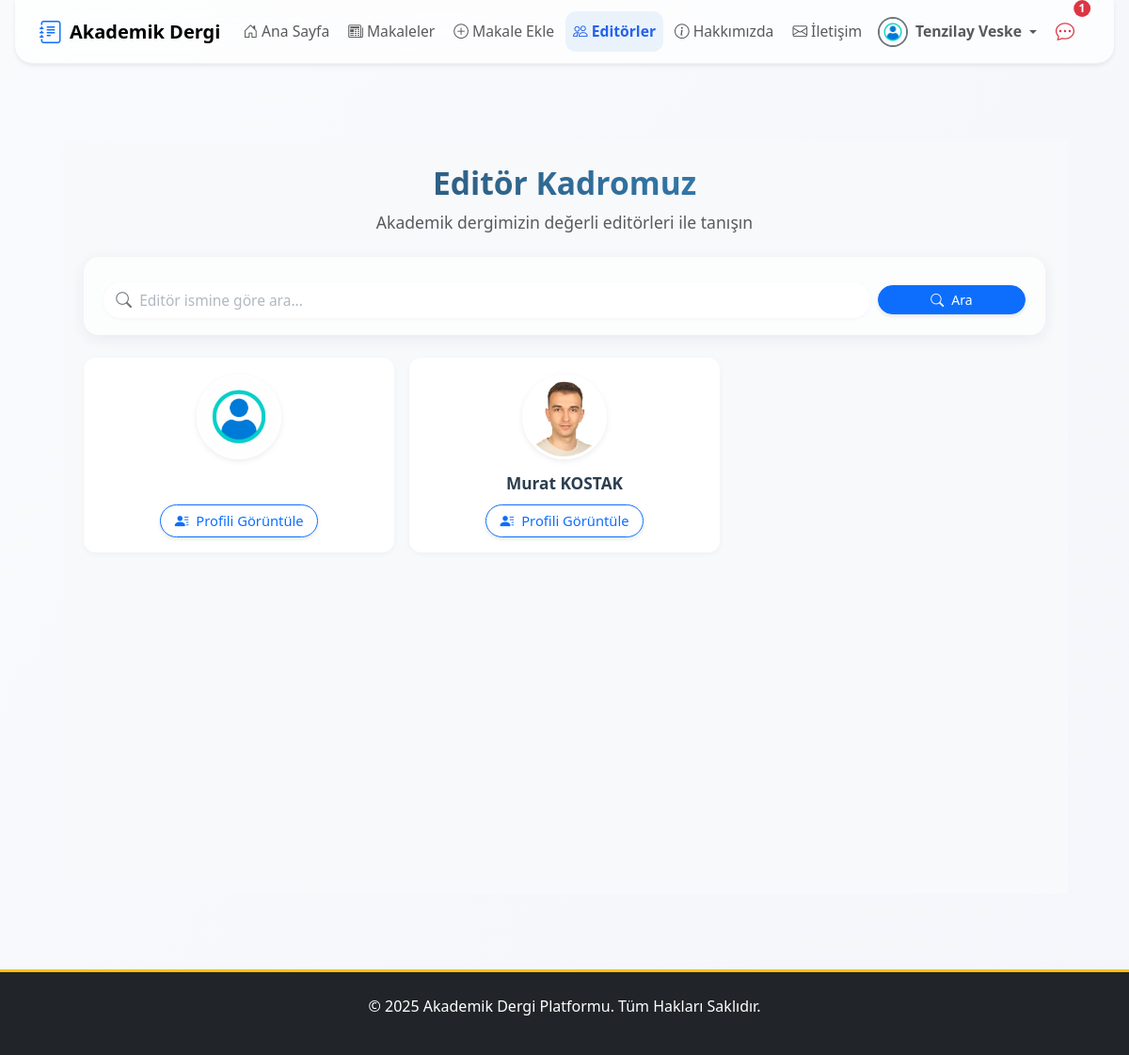
Page /editorler/ (signed in) on the committed database.
### apps/users/models.py (models this page shows, shortened)
class User(AbstractUser):
    email = models.EmailField(unique=True, verbose_name="E-posta Adresi")
    biyografi = models.TextField(blank=True, null=True, verbose_name="Biyografi")
    profile_resmi = models.ImageField(
        upload_to=profile_pic_path,
        default='profile_pics/default.png',
        verbose_name="Profil Resmi"
    )
    resume = models.FileField(
        upload_to=resume_path,
        blank=True,
        null=True,
        verbose_name="Özgeçmiş (PDF)"
    )
    is_editor = models.BooleanField(default=False, verbose_name="Editör Yetkisi")
    goster_editorler_sayfasinda = models.BooleanField(
        default=False,
        verbose_name="Editörler Sayfasında Gösterilsin mi?"
    )
    def get_full_name(self):
        return f"{self.first_name} {self.last_name}".strip()

### apps/pages/views.py (the view)
# urls.py: path('editorler/', EditorlerListView.as_view(), name='editorler'),
class EditorlerListView(ListView):
    model = User
    template_name = 'pages/editorler.html'
    context_object_name = 'editorler'
    paginate_by = 12 # Sayfa başına 12 editör göster
    def get_queryset(self):
        queryset = User.objects.filter(is_editor=True, goster_editorler_sayfasinda=True)
        query = self.request.GET.get('q')
        if query:
            queryset = queryset.filter(
                Q(first_name__icontains=query) | Q(last_name__icontains=query)
            )
        return queryset

### apps/core/context_processors.py (called while the page is built)
def notification_context(request):
    if not request.user.is_authenticated:
        return {}
    user = request.user
    context = {}
    if user.is_superuser:
        context['unread_messages_count'] = IletisimFormu.objects.filter(cevaplandi=False).count()
    else:
        context['unread_messages_count'] = 0
    if user.is_superuser or user.is_editor:
        context['draft_articles_count'] = Makale.objects.filter(goster_makaleler_sayfasinda=False).count()
    else:
        context['draft_articles_count'] = 0
    context['unread_notes_count'] = Makale.objects.filter(
        yazarlar__user_hesabi=user,
        admin_notu_okundu=False
    ).exclude(admin_notu__isnull=True).exclude(admin_notu__exact='').count()
    return context

### templates/pages/editorler.html (shortened to what this page needs)
{% extends "base.html" %}
{% block content %}
<div class="container-fluid py-4 editors-page">
    <div class="container">
        <div class="welcome-section text-center mb-4">
            <h2 class="fw-bold text-gradient mb-2" style="font-size:2.1rem;">Editör Kadromuz</h2>
            <p class="text-muted mb-0" style="font-size:1.1rem;">Akademik dergimizin değerli editörleri ile tanışın</p>
        </div>
        <div class="search-section mb-4">
            <div class="search-glass-card">
                <form method="get" class="row g-2 align-items-center m-0">
            <div class="col-md-10">
                        <div class="search-input-wrapper">
                            <span class="search-icon">
                                <i class="bi bi-search"></i>
                            </span>
                            <input type="text" name="q" class="form-control search-input"
                                   placeholder="Editör ismine göre ara..." value="{{ request.GET.q }}">
                        </div>
            </div>
            <div class="col-md-2 d-grid">
                        <button type="submit" class="btn btn-primary btn-sm rounded-pill">
                            <i class="bi bi-search me-2"></i>Ara
                        </button>
            </div>
        </form>
            </div>
    </div>
        <div class="row g-3">
        {% for editor in editorler %}
            <div class="col-lg-4 col-md-6">
                <div class="editor-card">
                    <div class="editor-image">
                        {% if editor.profile_resmi %}
                            <img src="{{ editor.profile_resmi.url }}" alt="{{ editor.get_full_name }}"
                                 class="rounded-circle" width="90" height="90">
                        {% else %}
                            <div class="no-image rounded-circle">
                                <i class="bi bi-person"></i>
                            </div>
                        {% endif %}
                    </div>
                    <div class="editor-info">
                        <h3 class="editor-name">{{ editor.get_full_name }}</h3>
                        <a href="{% url 'kullanici_profili' editor.username %}" class="btn btn-outline-primary btn-sm rounded-pill">
                            <i class="bi bi-person-lines-fill me-2"></i>Profili Görüntüle
                        </a>
                    </div>
                </div>
            </div>
            {% endfor %}
        </div>
    </div>
</div>
{% endblock %}

### templates/partials/_navbar.html (shortened to what this page needs)
{% load static %}
{% load form_tags %}
<nav class="navbar navbar-expand-lg navbar-light fixed-top navbar-glass shadow-sm">
    <div class="container position-relative">
        <a class="navbar-brand d-none d-lg-flex align-items-center me-3" href="{% url 'anasayfa' %}">
            <i class="bi bi-journal-text fs-4 me-2 text-primary"></i>
            <span>Akademik Dergi</span>
        </a>
        <div class="collapse navbar-collapse justify-content-between mobile-glass-menu" id="navbarNav">
            <ul class="navbar-nav me-auto mb-2 mb-lg-0 gap-lg-1 gap-2 mobile-menu-list">
                <li class="nav-item">
                    <a href="{% url 'anasayfa' %}" class="nav-link {% if request.resolver_match.url_name == 'anasayfa' %}active fw-bold{% endif %}">
                        <i class="bi bi-house-door me-1"></i>Ana Sayfa
                    </a>
                </li>
                <li class="nav-item">
                    <a href="{% url 'makale_list' %}" class="nav-link {% if request.resolver_match.url_name == 'makale_list' %}active fw-bold{% endif %}">
                        <i class="bi bi-newspaper me-1"></i>Makaleler
                    </a>
                </li>
                {% if user.is_authenticated and not user.is_superuser %}
                    <li class="nav-item">
                    <a href="{% url 'makale_ekle' %}" class="nav-link {% if request.resolver_match.url_name == 'makale_ekle' %}active fw-bold{% endif %}">
                        <i class="bi bi-plus-circle me-1"></i>Makale Ekle
                        </a>
                    </li>
                    {% endif %}
                <li class="nav-item">
                    <a href="{% url 'editorler' %}" class="nav-link {% if request.resolver_match.url_name == 'editorler' %}active fw-bold{% endif %}">
                        <i class="bi bi-people me-1"></i>Editörler
                    </a>
                </li>
                <li class="nav-item">
                    <a href="{% url 'hakkinda' %}" class="nav-link {% if request.resolver_match.url_name == 'hakkinda' %}active fw-bold{% endif %}">
                        <i class="bi bi-info-circle me-1"></i>Hakkımızda
                    </a>
                </li>
                        <li class="nav-item">
                    <a href="{% url 'iletisim' %}" class="nav-link {% if request.resolver_match.url_name == 'iletisim' %}active fw-bold{% endif %}">
                        <i class="bi bi-envelope me-1"></i>İletişim
                            </a>
                        </li>
            </ul>
            <ul class="navbar-nav align-items-center gap-lg-1 gap-2 d-none d-lg-flex">
                {% if user.is_authenticated %}
                    <li class="nav-item dropdown">
                        <a class="nav-link dropdown-toggle d-flex align-items-center" href="#" id="userDropdownDesktop" role="button" data-bs-toggle="dropdown" aria-expanded="false">
                            {% if user.profile_resmi %}
                                <img src="{{ user.profile_resmi.url }}" class="rounded-circle me-2" width="32" height="32" alt="{{ user.get_full_name|default:user.username }}" style="object-fit: cover;">
                            {% else %}
                                <div class="rounded-circle bg-primary bg-opacity-10 d-flex justify-content-center align-items-center me-2" style="width: 32px; height: 32px;">
                                    <i class="bi bi-person text-primary"></i>
                                </div>
                            {% endif %}
                            <span class="fw-semibold me-1">
                                {% if user.is_superuser %}
                                    ADMİN
                                {% else %}
                            {{ user.get_full_name|default:user.username }}
                                {% endif %}
                            </span>
                        </a>
                    </li>
                {% endif %}
                {% if user.is_authenticated %}
                    {% if unread_notes_count and unread_notes_count > 0 %}
                    <li class="nav-item position-relative me-2">
                        <a href="{% url 'makalelerim' %}" class="nav-link px-2" title="Yeni Admin Notu Olan Makaleler">
                            <i class="bi bi-chat-dots fs-5 text-danger"></i>
                            <span class="position-absolute top-0 start-100 translate-middle badge rounded-pill bg-danger text-white small-badge">{{ unread_notes_count }}</span>
                        </a>
                    </li>
                    {% endif %}
                {% endif %}
            </ul>
        </div>
    </div>
</nav>

### static/css/style.css (style rules this page uses)
body { font-family: 'Segoe UI', Roboto, 'Helvetica Neue', Arial, sans-serif; background-color: #f8f9fa; transition: background-color 0.3s; }
.navbar-brand { font-weight: bold; }
.navbar .dropdown-toggle img { border: 2px solid #6c757d; transition: transform 0.2s; }
.btn { transition: all 0.3s ease; box-shadow: 0 2px 4px rgba(0,0,0,0.1); }

### templates/base.html (style rules this page uses)
body { background: linear-gradient(120deg, #f8fafc 0%, #f4f6fb 100%); min-height: 100vh; font-family: 'Segoe UI', 'Roboto', 'Helvetica Neue', Arial, sans-serif; color: #222; transition: background 0.3s; }
.modern-btn, .btn { border-radius: 2rem !important; font-weight: 500; transition: box-shadow 0.2s, background 0.2s; }
body { opacity: 0; transition: opacity 0.5s; }

### templates/partials/_navbar.html (style rules this page uses)
.navbar-glass { background: rgba(255, 255, 255, 0.7); backdrop-filter: blur(24px); -webkit-backdrop-filter: blur(24px); border-bottom: 1.5px solid rgba(44, 62, 80, 0.07); transition: all 0.3s cubic-bezier(.4,0,.2,1); border-radius: 0 0 1.2rem 1.2rem; margin: 0 1rem; width: calc(100% - 2rem); box-shadow: 0 4px 24px 0 rgba(44,62,80,0.07); }
.navbar-nav .nav-link { font-size: 0.98rem; padding: 0.6rem 1.1rem; border-radius: 0.7rem; transition: background 0.2s, color 0.2s; }
.navbar-nav .nav-link.active, .navbar-nav .nav-link:focus { background: #eaf3fb; color: #2563eb !important; font-weight: 600; }
.navbar-nav .position-relative { margin-right: 0.5rem; }
@media (min-width: 992px) { .d-lg-flex { display: flex !important; } }
body { padding-top: 80px; }
.small-badge { font-size: 0.75rem; padding: 0.25em 0.45em; z-index: 2; }

### templates/pages/editorler.html (style rules this page uses)
.editors-page { background: #f8f9fa; min-height: 100vh; padding-top: 1.5rem !important; padding-bottom: 1.5rem !important; }
.text-gradient { background: linear-gradient(45deg, #2c3e50, #3498db); -webkit-background-clip: text; -webkit-text-fill-color: transparent; }
.editor-card { background: white; border-radius: 0.8rem; padding: 1.1rem 1rem 1rem 1rem; text-align: center; transition: all 0.3s ease; height: 100%; position: relative; overflow: hidden; box-shadow: 0 2px 6px rgba(0,0,0,0.04); display: flex; flex-direction: column; }
.editor-card::before { content: ''; position: absolute; top: 0; left: 0; right: 0; height: 3px; background: linear-gradient(45deg, #3498db, #2ecc71); opacity: 0; transition: opacity 0.3s ease; }
.editor-image { margin-bottom: 1rem; }
.editor-image img { width: 90px; height: 90px; object-fit: cover; border: 3px solid #fff; box-shadow: 0 2px 6px rgba(0,0,0,0.08); transition: all 0.3s ease; }
.editor-info { display: flex; flex-direction: column; flex: 1; }
.editor-name { font-size: 1.08rem; font-weight: 600; color: #2c3e50; margin-bottom: 0.7rem; }
.btn-outline-primary { border-width: 1.5px; font-weight: 500; padding: 0.35rem 0.9rem; font-size: 0.92rem; transition: all 0.2s ease; margin-top: auto; width: fit-content; margin-left: auto; margin-right: auto; }
.search-glass-card { background: rgba(255,255,255,0.6); border-radius: 1rem; box-shadow: 0 4px 16px 0 rgba(31,38,135,0.07); backdrop-filter: blur(7px); -webkit-backdrop-filter: blur(7px); border: 1px solid rgba(255,255,255,0.15); padding: 1.1rem 1rem; margin-bottom: 1.2rem; }
.search-input-wrapper { position: relative; width: 100%; }
.search-icon { position: absolute; left: 13px; top: 50%; transform: translateY(-50%); color: #6c757d; font-size: 1.05rem; z-index: 2; pointer-events: none; }
.search-input { padding-left: 38px !important; border-radius: 1.2rem !important; border: none; background: rgba(255,255,255,0.85); box-shadow: 0 1px 4px rgba(44,62,80,0.04); font-size: 1rem; height: 38px; transition: box-shadow 0.2s, border-color 0.2s; }
.search-input::placeholder { color: #b0b8c1; font-size: 0.97rem; opacity: 1; }

### rows in the picture
User: profile_resmi (placeholder picture), get_full_name "Tenzilay Veske"
User: profile_resmi (placeholder picture)
User: profile_resmi (picture), get_full_name "Murat KOSTAK"

### other values in the picture
{{ unread_notes_count }} "1"
